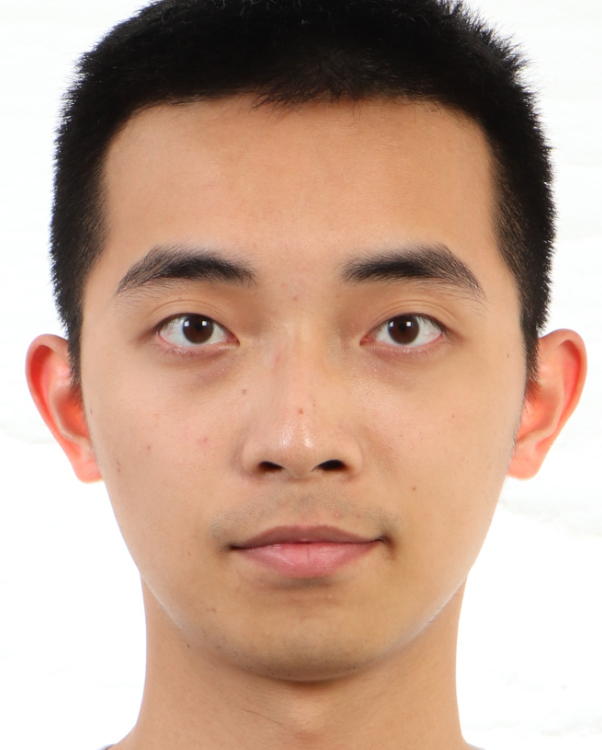
#> input picture hw3/src_imgs/jim-crop.jpg, 602 x 750 px
$ python main.py
#> lines starting #> are read from the running program, lines starting #| are printed output that depends on the picture; after the words box and inside, x2 and y2 are one past the last pixel; in counts of white or black regions, pixels touching at a corner belong together
import numpy as np
import cv2
from PIL import Image
import matplotlib.pyplot as plt
import json
import random

from skimage import draw
from scipy import interpolate


import argparse

class CPSelect():
    # https://www.pyimagesearch.com/2015/03/09/capturing-mouse-click-events-with-python-and-opencv/
    def __init__(self, img_left, img_right,
            pts_left=None, pts_right=None, add_corners=True,
            scale=1):
        assert isinstance(img_left, np.ndarray)
        assert isinstance(img_right, np.ndarray)

        self.img_left = img_left
        self.img_right = img_right

        h, w = img_left.shape[0:2]
        # Default adding the four corners of two images
        if pts_left is None:
            self.pts_left = [[0, 0], [w-1, 0], [0, h-1], [w-1, h-1]] if add_corners else []
        else:
            self.pts_left = pts_left

        if pts_right is None:
            self.pts_right = [[0, 0], [w-1, 0], [0, h-1], [w-1, h-1]] if add_corners else []
        else:
            self.pts_right = pts_right

        self.win_left = "img_left"
        self.win_right = "img_right"

        self.font = cv2.FONT_HERSHEY_SIMPLEX
        self.scale = scale


    def interactively_select(self):

        cv2.namedWindow(self.win_left)
        cv2.namedWindow(self.win_right)

        cv2.setMouseCallback(self.win_left, self.capture_click, {"winname": self.win_left})
        cv2.setMouseCallback(self.win_right, self.capture_click, {"winname": self.win_right})

        while True:
            self.draw(self.win_left)
            self.draw(self.win_right)

            key = cv2.waitKey(0) & 0xFF
            if key == ord('q') and len(self.pts_left) == len(self.pts_right):
                break

        cv2.destroyAllWindows()


        return [self.pts_left, self.pts_right]

    def draw(self, win):
        pts = []
        if win == self.win_left:
            new_img = self.img_left.copy()
            pts = self.pts_left
        elif win == self.win_right:
            new_img = self.img_right.copy()
            pts = self.pts_right
        else:
            return

        for i, pt in enumerate(pts):
            cv2.drawMarker(new_img, pt, (0, 0, 255), markerType=cv2.MARKER_CROSS)
            cv2.putText(new_img, f"{i+1}", pt, self.font, self.scale, (0, 255, 0))

        cv2.imshow(win, new_img)

    # [19 lines left out: function capture_click, not called in this run]

def randcolor():
    return tuple(random.randint(0, 255) for i in range(3))

def get_delaunay(shape_vector, h, w):
    assert isinstance(shape_vector, np.ndarray)
    assert shape_vector.shape[1] == 2 # [(x,y)...]

    # remove decimal points and convert it to float
    shape_vector = shape_vector.astype(np.int32).astype(np.float32)

    coord2idx = {}

    subdiv = cv2.Subdiv2D((0, 0, w, h))

    for idx, key_pt in enumerate(shape_vector):
        coord2idx[tuple(key_pt)] = idx
        subdiv.insert(key_pt)

    triangles = subdiv.getTriangleList()
    # Map coordinates back to the index
    tri_indices = []
    for tri in triangles:
        a, b, c = tri[0:2], tri[2:4], tri[4:6]
        a, b, c = tuple(a), tuple(b), tuple(c)

        tri_idxs = [coord2idx[a], coord2idx[b], coord2idx[c]]
        tri_indices.append(tri_idxs)

    tri_indices = np.array(tri_indices, dtype=np.int32)
    return tri_indices

# [14 lines left out: function visualize_triangles, not called in this run]

def getAffineTransform(src, dst):
    assert isinstance(src, np.ndarray)
    assert isinstance(dst, np.ndarray)
    assert src.shape == dst.shape and src.shape == (3, 2)

    src = src.astype(np.float32)
    dst = dst.astype(np.float32)

    a, b, c = src
    A, B, C = dst

    M = np.array([c-b, a-b], dtype=np.float32).T
    M_inv = np.linalg.inv(M)

    T1 = np.concatenate([M_inv, M_inv.dot(-b.reshape(2, 1))], axis=1)
    T1 = np.concatenate([T1, [[0, 0, 1]]], axis=0)

    M2 = np.array([C-B, A-B], dtype=np.float32).T

    T2 = np.concatenate([M2, B.reshape(2, 1)], axis=1)
    T2 = np.concatenate([T2, [[0, 0, 1]]], axis=0)

    T = T2.dot(T1)
    return T[0:2] # strip the last row [0, 0, 1]

def area(pts):
    assert pts.shape[1] == 2
    x, y = pts[:,0], pts[:,1]
    a = (x-np.roll(x, 1)).dot(y+np.roll(y, 1))
    a = np.abs(a)/2
    return a

def warp(img, shape_src, shape_dst, tri_indices, bg=None):
    assert isinstance(img, np.ndarray)
    assert isinstance(shape_src, np.ndarray)
    assert isinstance(shape_dst, np.ndarray)
    assert isinstance(tri_indices, np.ndarray)
    assert shape_src.shape == shape_dst.shape

    h, w = img.shape[0:2]
    Y, X = np.arange(0, h), np.arange(0, w)

    # Z = f(X, Y)
    Z = img.transpose(1, 0, 2)

    if bg is None:
        warped = np.zeros_like(img, dtype=np.float32)
    else:
        warped = bg.copy()

    for tri in tri_indices:
        a, b, c = tri

        src = np.array([shape_src[a], shape_src[b], shape_src[c]], np.float32)
        dst = np.array([shape_dst[a], shape_dst[b], shape_dst[c]], np.float32)

        if area(dst) <= 3:
            # too thin just ignore it
            continue

        # TODO: ignore it if the area is too small (<=5 ??)
        M_inv = getAffineTransform(dst, src)

        # NOTE: polygon(rows, cols) not polygon(xs, ys)!
        ys, xs = draw.polygon(dst[:, 1], dst[:, 0])

        # (n,) -> (n, 3)
        homo_coords = np.stack([xs, ys, np.ones(len(xs))], axis=1).astype(np.float32)
        assert homo_coords.shape[1] == 3

        # (n, 2)
        inverse_coords = homo_coords.dot(M_inv.T)
        assert inverse_coords.shape[1] == 2

        # Interpolate and extrapolate
        pixel_vals = interpolate.interpn((X, Y), Z, inverse_coords,
                bounds_error=False, fill_value=None)

        warped[ys, xs] = pixel_vals

    return np.clip(warped, 0, 255).astype(np.int32)

def cross_dissolve(img_left, img_right, alpha):
    assert 0. <= alpha <= 1.
    return np.clip(img_left * alpha + img_right * (1-alpha), 0, 255)

# [9 lines left out: function visualize_markers, not called in this run]

def main():
    random.seed(0)

    parser = argparse.ArgumentParser()
    parser.add_argument("--save_path", type=str, default=None)
    parser.add_argument("--load", type=str, default=None)
    parser.add_argument("--num_frames", type=int, default=45)
    parser.add_argument("--fps", type=int, default=30)
    parser.add_argument("--write", action="store_true", default=False)
    args = parser.parse_args()

    img_left = cv2.imread("./src_imgs/jim-crop.jpg")
#> img_left is the input picture: shape (750, 602, 3); mean B, G, R 144.7, 162.8, 194.2
    img_right = cv2.imread("./src_imgs/george_small.jpeg")
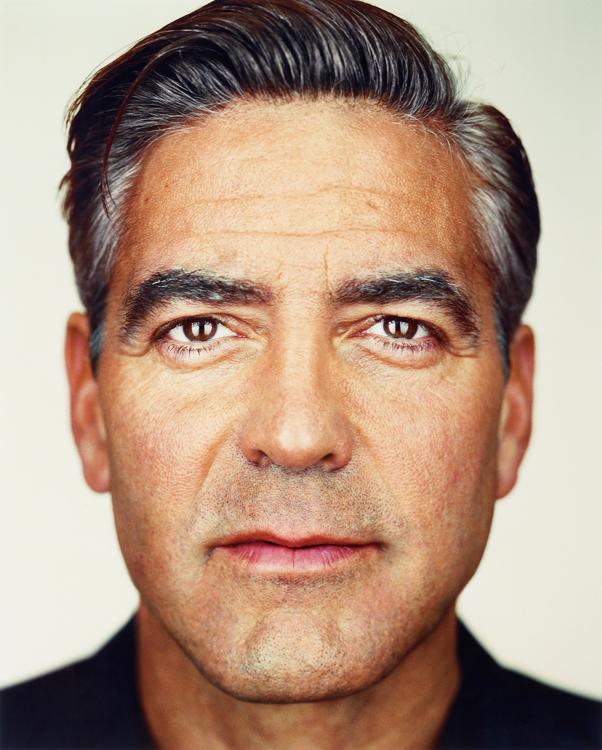
#> input picture hw3/src_imgs/george_small.jpeg, 602 x 750 px
#> img_right is the input picture: shape (750, 602, 3); mean B, G, R 130.3, 149.8, 177.7

    # TODO: handle images with different sizes
    assert img_left.shape[0:2] == img_right.shape[0:2]

    corres = [[], []]

    if args.load is None:
        select = CPSelect(img_left, img_right)
        corres = select.interactively_select()
#> after the loop in draw, `for i, pt in enumerate(pts):`: new_img: shape (750, 602, 3); 0.03% of pixels changed, all inside (x1, y1, x2, y2) = (0, 0, 602, 750)
#> (key q is pressed here)
#> corres = [[[0, 0], [601, 0], [0, 749], [601, 749]], [[0, 0], [601, 0], [0, 749], [601, 749]]]
    else:
        # load
        with open(args.load, "r") as f:
            corres = json.load(f)

    assert len(corres[0]) == len(corres[1])

    if args.load is None and args.save_path is not None:
        with open(args.save_path, "w") as f:
            json.dump(corres, f)

    # Make it a numpy array
    corres = np.array(corres, dtype=np.float32)

    shape_left, shape_right = corres[0], corres[1]
#> shape_left = [[0, 0], [601, 0], [0, 749], [601, 749]]; shape_right = [[0, 0], [601, 0], [0, 749], [601, 749]]

    mean_shape = ((shape_left + shape_right) / 2).astype(np.int32)
#> mean_shape = [[0, 0], [601, 0], [0, 749], [601, 749]]

    tri_indices = get_delaunay(mean_shape, img_left.shape[0], img_left.shape[1])
#> the loop in get_delaunay, `for idx, key_pt in enumerate(shape_vector):` made 4 passes
#> after the loop in get_delaunay, `for idx, key_pt in enumerate(shape_vector):`: coord2idx = {(0, 0): 0, (601, 0): 1, (0, 749): 2, (601, 749): 3}
#> in get_delaunay, `triangles = subdiv.getTriangleList()`: triangles = [[0, 749, 0, 0, 601, 0], [601, 0, 601, 749, 0, 749]]
#> the loop in get_delaunay, `for tri in triangles:` made 2 passes
#> (a, b, c, tri_idxs) on passes 1 to 2: ((0, 749), (0, 0), (601, 0), [2, 0, 1]), ((601, 0), (601, 749), (0, 749), [1, 3, 2])
#> after the loop in get_delaunay, `for tri in triangles:`: tri_indices = [[2, 0, 1], [1, 3, 2]]
#> tri_indices = [[2, 0, 1], [1, 3, 2]]

    if args.write:
        delaunay_left = visualize_triangles(img_left, shape_left, tri_indices)
        cv2.imwrite("delaunay_left.png", delaunay_left)
        delaunay_right = visualize_triangles(img_right, shape_right, tri_indices)
        cv2.imwrite("delaunay_right.png", delaunay_right)

        left_marker = visualize_markers(img_left, shape_left.astype(np.int32), marker=True, text=False, markerSize=20)
        right_marker = visualize_markers(img_right, shape_right.astype(np.int32), marker=True, text=False, markerSize=20)
        cv2.imwrite("left_marker.jpg", left_marker)
        cv2.imwrite("right_marker.jpg", right_marker)

    if False:
        # test getAffineTransform
        A = np.array([1, 2])
        B = np.array([5, 3])
        C = np.array([2, 4])
        pts1 = np.array([A, B, C], dtype=np.float32)
        pts2 = np.array([[0, 1], [0, 0], [1, 0]], dtype=np.float32)
        pts3 = np.array([[4, 5], [6, 10], [11, 7]], dtype=np.float32)

        print(getAffineTransform(pts1, pts3))
        print(cv2.getAffineTransform(pts1, pts3))

    # Compute the midway face
    warped_left = warp(img_left, shape_left, mean_shape, tri_indices)
#> in warp, `Z = img.transpose(1, 0, 2)`:
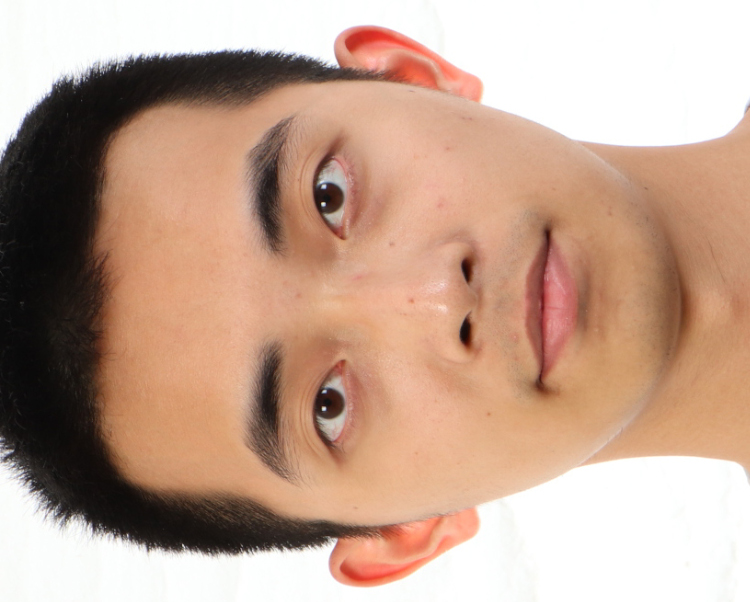
#> Z: shape (602, 750, 3); mean B, G, R 144.7, 162.8, 194.2
#> the loop in warp, `for tri in tri_indices:` made 2 passes
#> (tri, T1 in getAffineTransform, M2 in getAffineTransform, T2 in getAffineTransform, T in getAffineTransform) on pass 1: ([2, 0, 1], [[0.00166, 0, 0], [0, 0.00134, 0], [0, 0, 1]], [[601, 0], [0, 749]], [[601, 0, 0], [0, 749, 0], [0, 0, 1]], [[1, 0, 0], [0, 1, 0], [0, 0, 1]])
#> (tri, x in area, y in area, B in getAffineTransform, T1 in getAffineTransform, M2 in getAffineTransform, T2 in getAffineTransform, T in getAffineTransform) on pass 2: ([1, 3, 2], [601, 601, 0], [0, 749, 749], [601, 749], [[-0.00166, 0, 1], [0, -0.00134, 1], [0, 0, 1]], [[-601, 0], [0, -749]], [[-601, 0, 601], [0, -749, 749], [0, 0, 1]], [[1, 0, 0], [0, 1, 0], [0, 0, 1]])
    warped_right = warp(img_right, shape_right, mean_shape, tri_indices)
#> in warp (call 2), `Z = img.transpose(1, 0, 2)`:
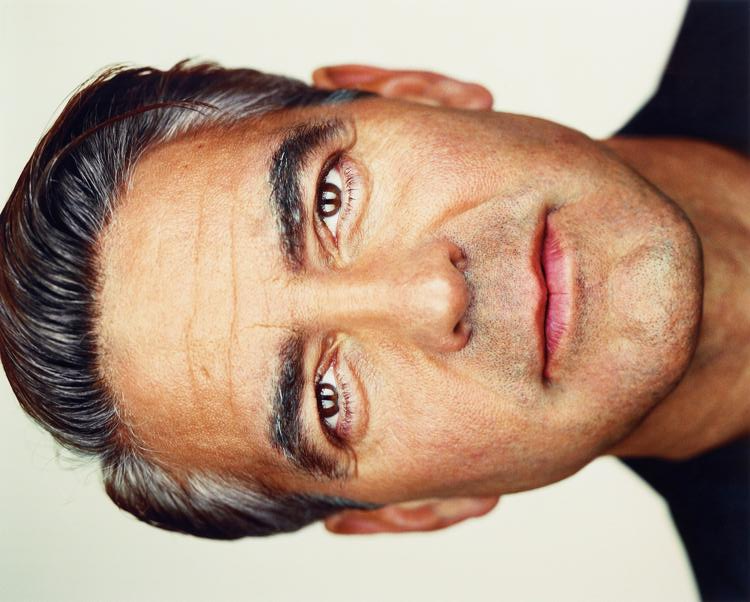
#> Z: shape (602, 750, 3); mean B, G, R 130.3, 149.8, 177.7
#> the loop in warp (call 2), `for tri in tri_indices:` made 2 passes
    midway = cross_dissolve(warped_left, warped_right, 0.5)
#> in cross_dissolve, `return np.clip(img_left * alpha + img_right * (1-alpha), 0, 255)`:
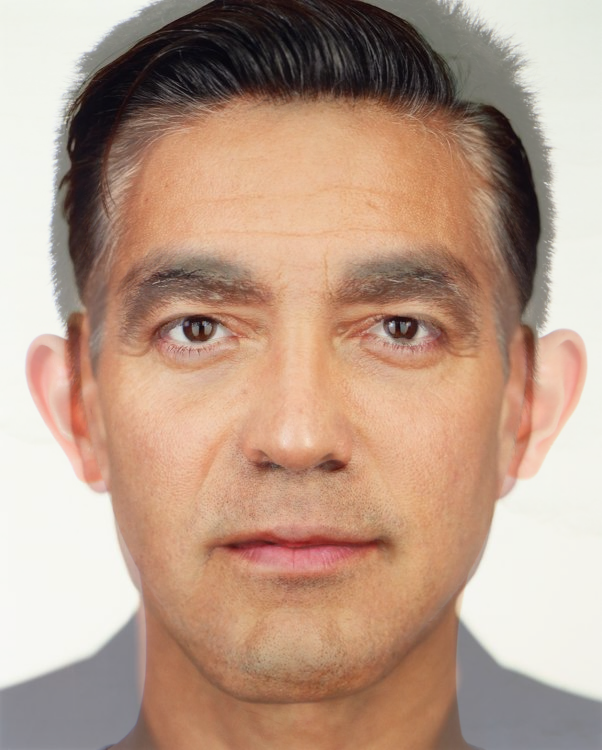
#> returned value: shape (750, 602, 3) float64; mean of channels 0, 1, 2 137.1, 156, 185.6; drawn as B, G, R
    if args.write:
        cv2.imwrite("midway.jpg", midway)

    alphas = np.linspace(1.0, 0., 45)

    pil_frames = []
    for a in alphas:
        new_shape = a * shape_left + (1-a) * shape_right

        warped_left = warp(img_left, shape_left, new_shape, tri_indices)
        warped_right = warp(img_right, shape_right, new_shape, tri_indices)

        morphed = cross_dissolve(warped_left, warped_right, a).astype(np.uint8)

        pil_frames.append(Image.fromarray(cv2.cvtColor(morphed, cv2.COLOR_BGR2RGB)))
#> this loop made 45 passes


    if args.write:
        pil_frames[0].save(fp="output.gif", format="GIF", append_images=pil_frames[1:],
            save_all=True, duration=1/args.fps*1000, loop=0)


if __name__ == "__main__":
    main()
